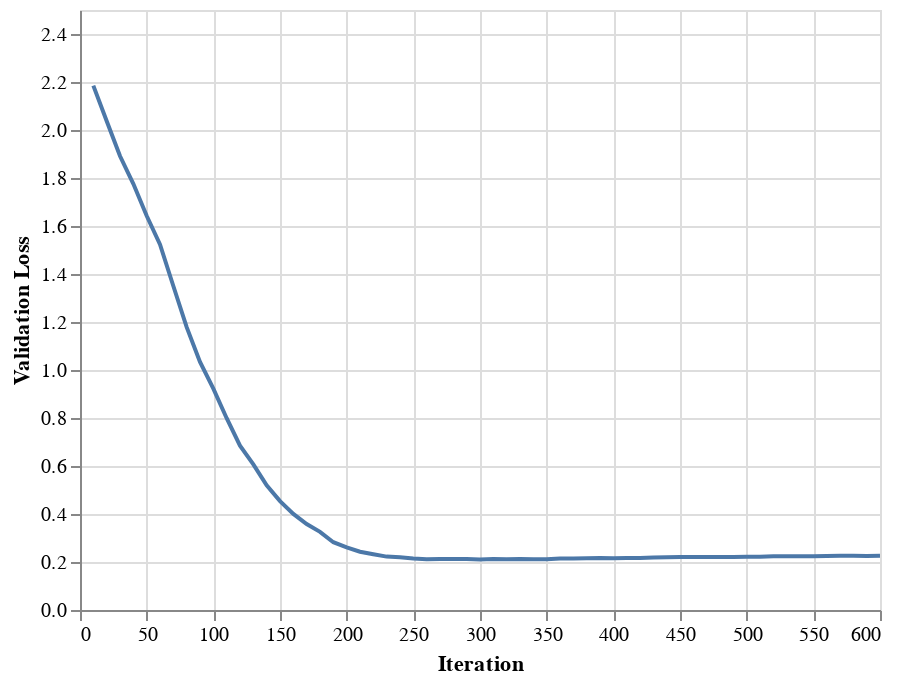

Notebook code cell kept with this figure:
### Code cell
data = pd.DataFrame({
    'Iteration': step_list,
    'Validation Loss': valid_loss_list
})
alt.Chart(data
).mark_line().encode(alt.X('Iteration:Q'), alt.Y('Validation Loss:Q', scale=alt.Scale(domain=[0.0, 2.5])))

### Figure 1 — Vega-Lite specification as saved in the notebook (floating-point values rounded to 4 significant figures)
{"config": {"view": {"continuousWidth": 400, "continuousHeight": 300}}, "data": {"name": "data-330d26ca88c660e34c636fd1b52a6eec"}, "mark": "line", "encoding": {"x": {"type": "quantitative", "field": "Iteration"}, "y": {"type": "quantitative", "field": "Validation Loss", "scale": {"domain": [0.0, 2.5]}}}, "$schema": "https://vega.github.io/schema/vega-lite/v4.8.1.json", "datasets": {"data-330d26ca88c660e34c636fd1b52a6eec": [{"Iteration": 10, "Validation Loss": 2.185}, {"Iteration": 20, "Validation Loss": 2.037}, {"Iteration": 30, "Validation Loss": 1.892}, {"Iteration": 40, "Validation Loss": 1.776}, {"Iteration": 50, "Validation Loss": 1.643}, {"Iteration": 60, "Validation Loss": 1.523}, {"Iteration": 70, "Validation Loss": 1.35}, {"Iteration": 80, "Validation Loss": 1.178}, {"Iteration": 90, "Validation Loss": 1.034}, {"Iteration": 100, "Validation Loss": 0.9226}, {"Iteration": 110, "Validation Loss": 0.7991}, {"Iteration": 120, "Validation Loss": 0.6849}, {"Iteration": 130, "Validation Loss": 0.6068}, {"Iteration": 140, "Validation Loss": 0.5197}, {"Iteration": 150, "Validation Loss": 0.4539}, {"Iteration": 160, "Validation Loss": 0.4004}, {"Iteration": 170, "Validation Loss": 0.3579}, {"Iteration": 180, "Validation Loss": 0.3257}, {"Iteration": 190, "Validation Loss": 0.2825}, {"Iteration": 200, "Validation Loss": 0.2608}, {"Iteration": 210, "Validation Loss": 0.2428}, {"Iteration": 220, "Validation Loss": 0.2321}, {"Iteration": 230, "Validation Loss": 0.2224}, {"Iteration": 240, "Validation Loss": 0.2194}, {"Iteration": 250, "Validation Loss": 0.2144}, {"Iteration": 260, "Validation Loss": 0.2114}, {"Iteration": 270, "Validation Loss": 0.2125}, {"Iteration": 280, "Validation Loss": 0.2125}, {"Iteration": 290, "Validation Loss": 0.2123}, {"Iteration": 300, "Validation Loss": 0.2105}, {"Iteration": 310, "Validation Loss": 0.2128}, {"Iteration": 320, "Validation Loss": 0.2117}, {"Iteration": 330, "Validation Loss": 0.2125}, {"Iteration": 340, "Validation Loss": 0.212}, {"Iteration": 350, "Validation Loss": 0.212}, {"Iteration": 360, "Validation Loss": 0.2142}, {"Iteration": 370, "Validation Loss": 0.2145}, {"Iteration": 380, "Validation Loss": 0.2152}, {"Iteration": 390, "Validation Loss": 0.2167}, {"Iteration": 400, "Validation Loss": 0.2158}, {"Iteration": 410, "Validation Loss": 0.2165}, {"Iteration": 420, "Validation Loss": 0.2169}, {"Iteration": 430, "Validation Loss": 0.2185}, {"Iteration": 440, "Validation Loss": 0.2198}, {"Iteration": 450, "Validation Loss": 0.221}, {"Iteration": 460, "Validation Loss": 0.2207}, {"Iteration": 470, "Validation Loss": 0.2212}, {"Iteration": 480, "Validation Loss": 0.2211}, {"Iteration": 490, "Validation Loss": 0.2211}, {"Iteration": 500, "Validation Loss": 0.2214}, {"Iteration": 510, "Validation Loss": 0.2224}, {"Iteration": 520, "Validation Loss": 0.2235}, {"Iteration": 530, "Validation Loss": 0.2241}, {"Iteration": 540, "Validation Loss": 0.2238}, {"Iteration": 550, "Validation Loss": 0.2235}, {"Iteration": 560, "Validation Loss": 0.2252}, {"Iteration": 570, "Validation Loss": 0.2258}, {"Iteration": 580, "Validation Loss": 0.2263}, {"Iteration": 590, "Validation Loss": 0.2251}, {"Iteration": 600, "Validation Loss": 0.2263}]}}
